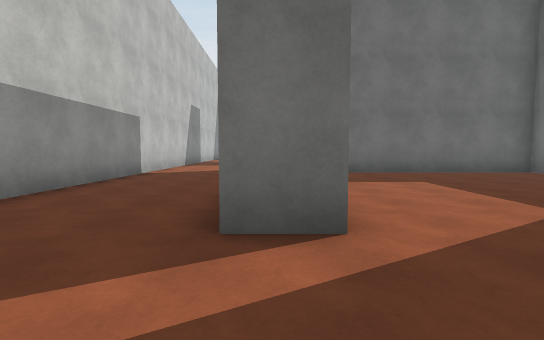
View 1 (above)

21 first-person views from a walk through a 3-D level made in the Unity game engine. The camera is 1.3 m above the floor, tilts 4° down and sees 85° across. The floor is counted in squares, 2 m on a side. Each view is taken from the middle of a square. On the plan, view 1 faces up. The plan holds only what a view shows up to about 9 squares ahead; the rest is blank. The place goes on beyond the plan. The player character is not drawn. Surface patterns are stand-ins for the level's own textures.

View 2
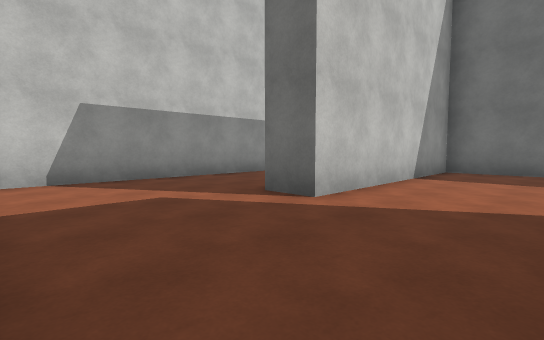

View 3
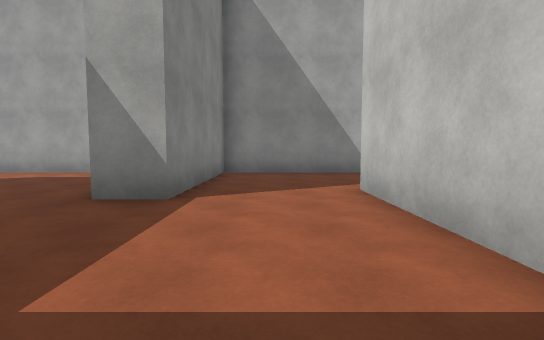

View 4
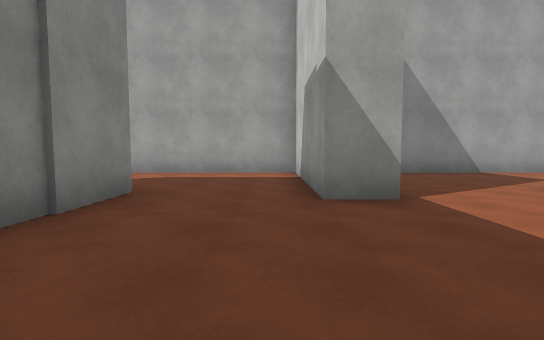

View 5
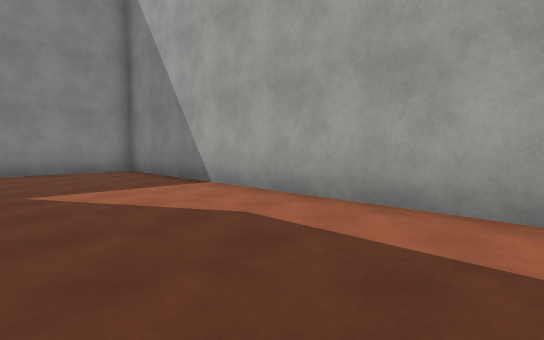

View 6
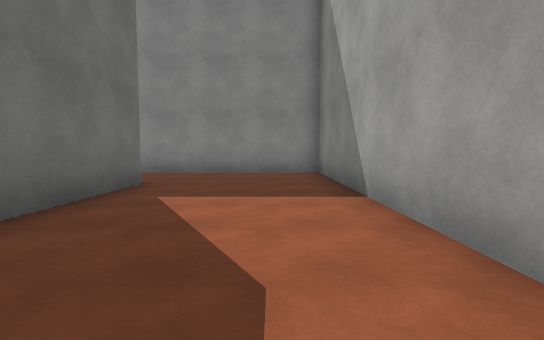

View 7
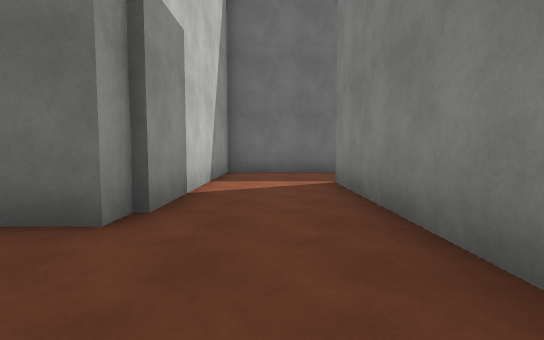

View 8
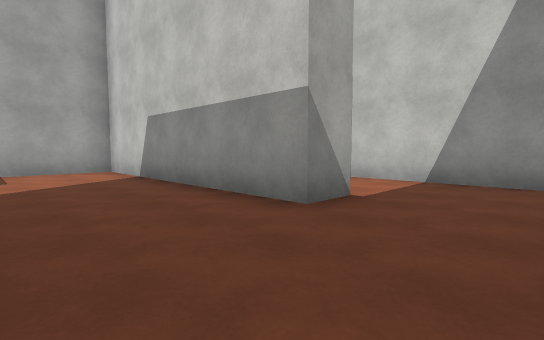

View 9
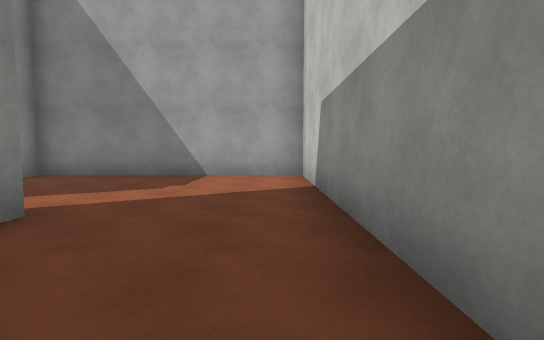

View 10
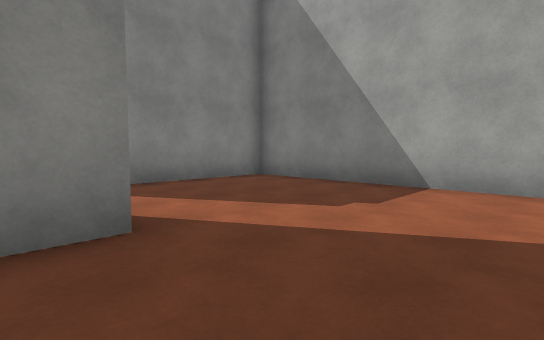

View 11
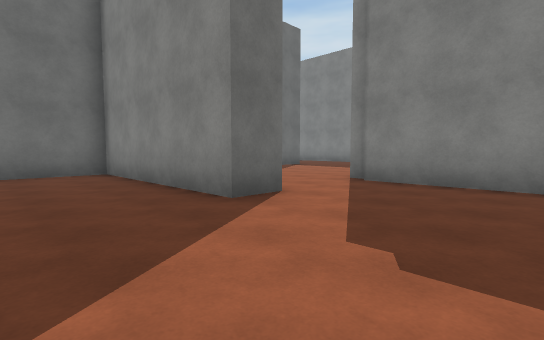

View 12
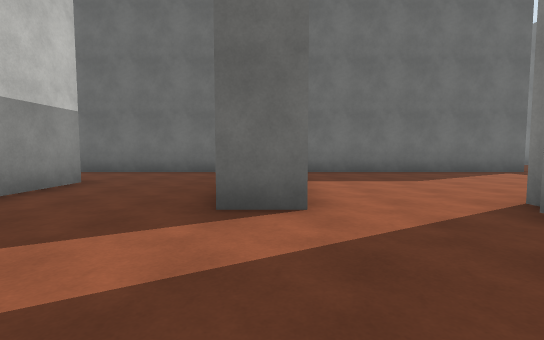

View 13
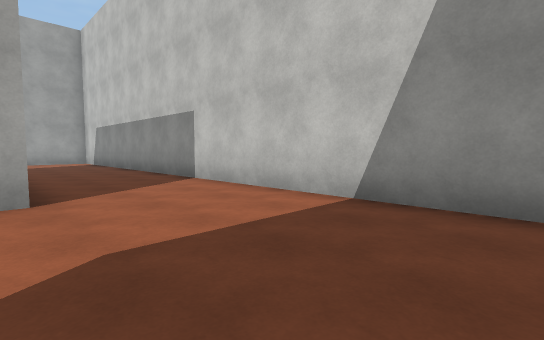

View 14
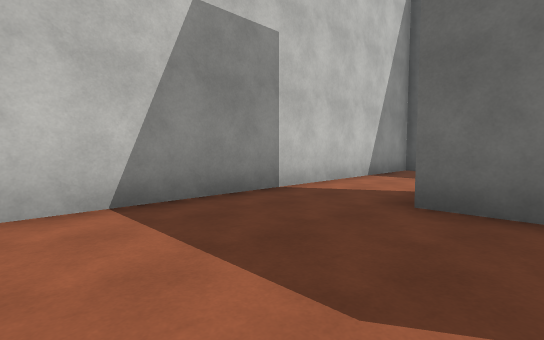

View 15
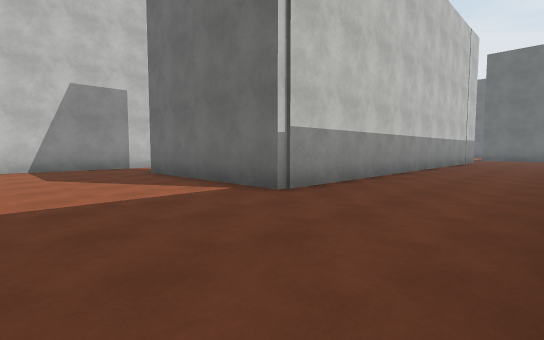

View 16
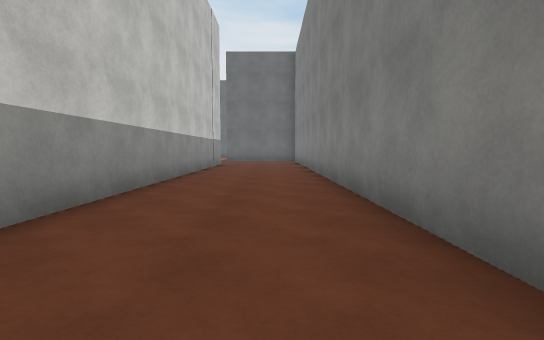

View 17
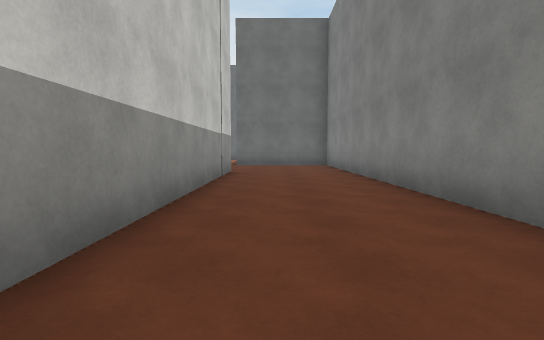

View 18
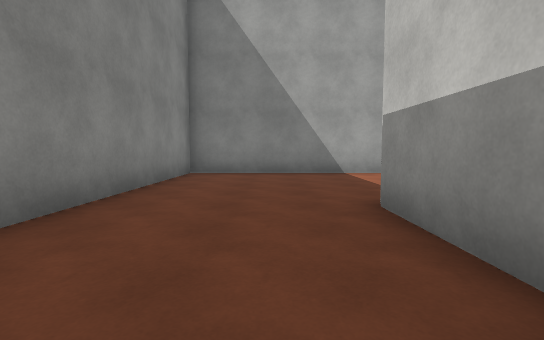

View 19
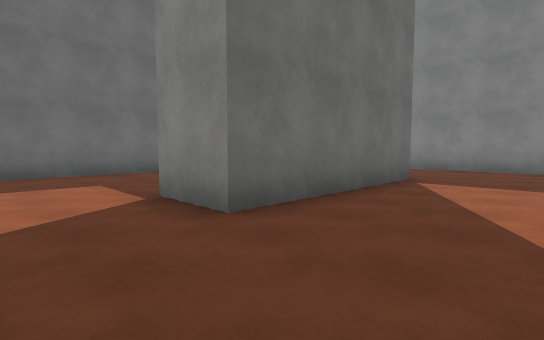

View 20
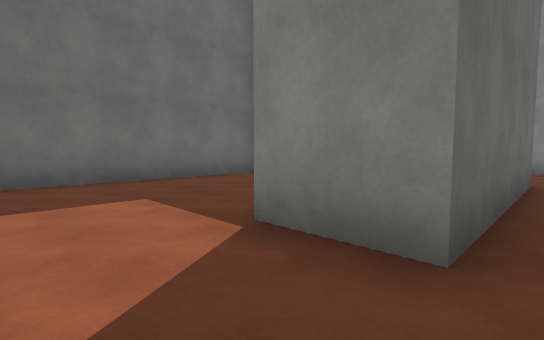

View 21
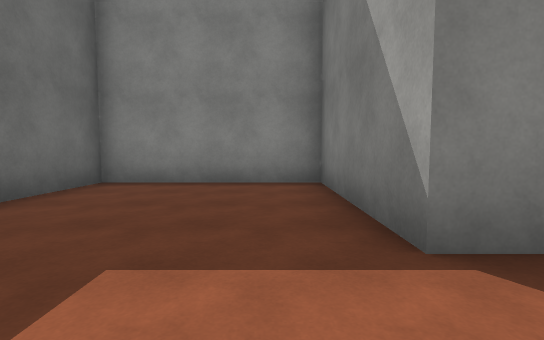

### Floor plan
Points are (right, up) in squares from view 1. A wall is a line through its corners. A room is listed if a view was taken in it or the views show most of it. See-through windows are left out.
Room 1 (views 1, 2, 3, 4, 5, 6, 7, 8, 9, 10, 11, 12, 13, 14, 15, 16, 17, 18, 19, 20)
walls: (7.2, 7.9) (7.2, 8.5) (0.6, 8.5) (0.6, 2.2) (-0.5, 2.2); (2, 9.9) (7.2, 9.9) (7.2, 28); (7.2, 2.4) (7.2, 4.6); (11.6, 3.1) (11.6, 2.5) (8.6, 2.5); (-3.5, 14.6) (-3.5, -0.8); (-2.6, -1.3) (3.3, -1.3) (3.3, 3.2) (4.3, 3.2) (4.3, -1.3) (14.3, -1.3) (14.3, 5.8) (15.2, 5.8) (15.2, -1.3) (21.8, -1.3) (21.8, 3.1); (19.5, 3.2) (18.4, 3.2) (18.4, 8.5) (11.7, 8.5) (11.7, 3); (22, 3.1) (22, 3.6); (3.8, 27.8) (3.8, 14.4) (-1.2, 14.4)
ways out: opening at (-2.5, 15.5) to room 2; opening at (20.5, 3.5)
Room 2 (view 21)
walls: (-1.2, 14.4) (-1.2, 16) (2.8, 16) (2.8, 20.3) (-3.5, 20.3) (-3.5, 14.6)
ways out: opening at (-2.5, 15.5) to room 1

Positions as (right, up) in squares from view 1, and headings:
1: (0, 0), facing up
2: (3, -1), facing up-left
3: (2, 7), facing down
4: (5, 7), facing down
5: (5, 2), facing down-right
6: (6, 0), facing right
7: (13, 0), facing up
8: (18, 8), facing down-left
9: (16, 6), facing down
10: (16, 4), facing down-right
11: (16, 0), facing up-right
12: (19, 0), facing up
13: (0, 14), facing down-left
14: (0, 11), facing up-left
15: (7, 11), facing up-left
16: (6, 15), facing up
17: (5, 19), facing up
18: (5, 18), facing down
19: (-3, 12), facing up-right
20: (-3, 14), facing up-right
21: (-3, 17), facing right
